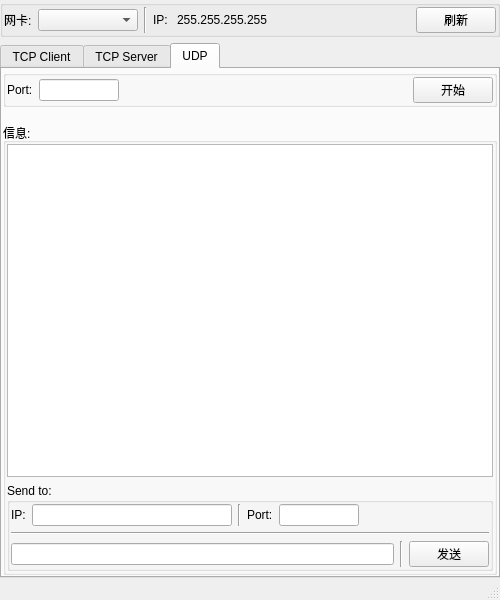
<?xml version="1.0" encoding="UTF-8"?>
<ui version="4.0">
 <class>MainWindow</class>
 <widget class="QMainWindow" name="MainWindow">
  <property name="geometry">
   <rect>
    <x>0</x>
    <y>0</y>
    <width>500</width>
    <height>600</height>
   </rect>
  </property>
  <property name="minimumSize">
   <size>
    <width>500</width>
    <height>500</height>
   </size>
  </property>
  <property name="windowTitle">
   <string>Socket Test</string>
  </property>
  <widget class="QWidget" name="centralWidget">
   <layout class="QVBoxLayout" name="verticalLayout">
    <property name="leftMargin">
     <number>0</number>
    </property>
    <property name="topMargin">
     <number>0</number>
    </property>
    <property name="rightMargin">
     <number>0</number>
    </property>
    <property name="bottomMargin">
     <number>0</number>
    </property>
    <item>
     <widget class="QGroupBox" name="groupBox_3">
      <property name="title">
       <string/>
      </property>
      <layout class="QGridLayout" name="gridLayout">
       <property name="leftMargin">
        <number>1</number>
       </property>
       <property name="topMargin">
        <number>1</number>
       </property>
       <property name="rightMargin">
        <number>1</number>
       </property>
       <property name="bottomMargin">
        <number>1</number>
       </property>
       <property name="spacing">
        <number>0</number>
       </property>
       <item row="0" column="0">
        <layout class="QHBoxLayout" name="horizontalLayout_5">
         <item>
          <widget class="QLabel" name="label_5">
           <property name="text">
            <string>网卡:</string>
           </property>
          </widget>
         </item>
         <item>
          <widget class="QComboBox" name="comboBox_Interface">
           <property name="sizePolicy">
            <sizepolicy hsizetype="Preferred" vsizetype="Fixed">
             <horstretch>0</horstretch>
             <verstretch>0</verstretch>
            </sizepolicy>
           </property>
           <property name="minimumSize">
            <size>
             <width>100</width>
             <height>0</height>
            </size>
           </property>
           <property name="maximumSize">
            <size>
             <width>200</width>
             <height>16777215</height>
            </size>
           </property>
          </widget>
         </item>
         <item>
          <widget class="Line" name="line">
           <property name="orientation">
            <enum>Qt::Vertical</enum>
           </property>
          </widget>
         </item>
         <item>
          <widget class="QLabel" name="label_2">
           <property name="text">
            <string>IP: </string>
           </property>
          </widget>
         </item>
         <item>
          <widget class="QLabel" name="label_LocalIP">
           <property name="text">
            <string>255.255.255.255</string>
           </property>
          </widget>
         </item>
         <item>
          <spacer name="horizontalSpacer_5">
           <property name="orientation">
            <enum>Qt::Horizontal</enum>
           </property>
           <property name="sizeHint" stdset="0">
            <size>
             <width>40</width>
             <height>20</height>
            </size>
           </property>
          </spacer>
         </item>
         <item>
          <widget class="QPushButton" name="button_Refresh">
           <property name="text">
            <string>刷新</string>
           </property>
          </widget>
         </item>
        </layout>
       </item>
      </layout>
     </widget>
    </item>
    <item>
     <widget class="QTabWidget" name="tabWidget">
      <property name="tabShape">
       <enum>QTabWidget::Rounded</enum>
      </property>
      <property name="currentIndex">
       <number>2</number>
      </property>
      <widget class="QWidget" name="tab_tcpClient">
       <attribute name="title">
        <string>TCP Client</string>
       </attribute>
       <layout class="QVBoxLayout" name="verticalLayout_5">
        <property name="leftMargin">
         <number>1</number>
        </property>
        <property name="topMargin">
         <number>1</number>
        </property>
        <property name="rightMargin">
         <number>1</number>
        </property>
        <property name="bottomMargin">
         <number>1</number>
        </property>
        <item>
         <widget class="QGroupBox" name="groupBox_4">
          <property name="title">
           <string/>
          </property>
          <layout class="QVBoxLayout" name="verticalLayout_6">
           <property name="spacing">
            <number>1</number>
           </property>
           <property name="leftMargin">
            <number>1</number>
           </property>
           <property name="topMargin">
            <number>1</number>
           </property>
           <property name="rightMargin">
            <number>1</number>
           </property>
           <property name="bottomMargin">
            <number>1</number>
           </property>
           <item>
            <layout class="QHBoxLayout" name="horizontalLayout_7">
             <item>
              <widget class="QLabel" name="label_targetIP">
               <property name="sizePolicy">
                <sizepolicy hsizetype="Preferred" vsizetype="Preferred">
                 <horstretch>0</horstretch>
                 <verstretch>0</verstretch>
                </sizepolicy>
               </property>
               <property name="minimumSize">
                <size>
                 <width>0</width>
                 <height>0</height>
                </size>
               </property>
               <property name="baseSize">
                <size>
                 <width>0</width>
                 <height>0</height>
                </size>
               </property>
               <property name="text">
                <string>IP:</string>
               </property>
              </widget>
             </item>
             <item>
              <widget class="QLineEdit" name="lineEdit_TcpClientTargetIP">
               <property name="minimumSize">
                <size>
                 <width>150</width>
                 <height>0</height>
                </size>
               </property>
               <property name="maximumSize">
                <size>
                 <width>200</width>
                 <height>16777215</height>
                </size>
               </property>
              </widget>
             </item>
             <item>
              <widget class="Line" name="line_4">
               <property name="orientation">
                <enum>Qt::Vertical</enum>
               </property>
              </widget>
             </item>
             <item>
              <widget class="QLabel" name="label_targetPort">
               <property name="sizePolicy">
                <sizepolicy hsizetype="Preferred" vsizetype="Preferred">
                 <horstretch>0</horstretch>
                 <verstretch>0</verstretch>
                </sizepolicy>
               </property>
               <property name="minimumSize">
                <size>
                 <width>0</width>
                 <height>0</height>
                </size>
               </property>
               <property name="text">
                <string>Port:</string>
               </property>
              </widget>
             </item>
             <item>
              <widget class="QLineEdit" name="lineEdit_TcpClientTargetPort">
               <property name="minimumSize">
                <size>
                 <width>80</width>
                 <height>0</height>
                </size>
               </property>
               <property name="maximumSize">
                <size>
                 <width>80</width>
                 <height>16777215</height>
                </size>
               </property>
              </widget>
             </item>
             <item>
              <spacer name="horizontalSpacer">
               <property name="orientation">
                <enum>Qt::Horizontal</enum>
               </property>
               <property name="sizeHint" stdset="0">
                <size>
                 <width>40</width>
                 <height>20</height>
                </size>
               </property>
              </spacer>
             </item>
             <item>
              <widget class="QPushButton" name="button_TcpClient">
               <property name="text">
                <string>连接</string>
               </property>
              </widget>
             </item>
            </layout>
           </item>
          </layout>
         </widget>
        </item>
        <item>
         <spacer name="verticalSpacer_4">
          <property name="orientation">
           <enum>Qt::Vertical</enum>
          </property>
          <property name="sizeType">
           <enum>QSizePolicy::Fixed</enum>
          </property>
          <property name="sizeHint" stdset="0">
           <size>
            <width>20</width>
            <height>10</height>
           </size>
          </property>
         </spacer>
        </item>
        <item>
         <widget class="QGroupBox" name="groupBox_2">
          <property name="title">
           <string>信息:</string>
          </property>
          <layout class="QVBoxLayout" name="verticalLayout_4">
           <property name="leftMargin">
            <number>1</number>
           </property>
           <property name="topMargin">
            <number>1</number>
           </property>
           <property name="rightMargin">
            <number>1</number>
           </property>
           <property name="bottomMargin">
            <number>1</number>
           </property>
           <item>
            <widget class="QTextBrowser" name="textBrowser_TcpClientMessage"/>
           </item>
           <item>
            <layout class="QHBoxLayout" name="horizontalLayout">
             <item>
              <widget class="QLineEdit" name="lineEdit_TcpClientSend"/>
             </item>
             <item>
              <widget class="Line" name="line_5">
               <property name="orientation">
                <enum>Qt::Vertical</enum>
               </property>
              </widget>
             </item>
             <item>
              <widget class="QPushButton" name="button_TcpClientSend">
               <property name="text">
                <string>发送</string>
               </property>
              </widget>
             </item>
            </layout>
           </item>
          </layout>
         </widget>
        </item>
       </layout>
      </widget>
      <widget class="QWidget" name="tab_tcpServer">
       <attribute name="title">
        <string>TCP Server</string>
       </attribute>
       <layout class="QVBoxLayout" name="verticalLayout_7">
        <property name="leftMargin">
         <number>1</number>
        </property>
        <property name="topMargin">
         <number>1</number>
        </property>
        <property name="rightMargin">
         <number>1</number>
        </property>
        <property name="bottomMargin">
         <number>1</number>
        </property>
        <item>
         <widget class="QGroupBox" name="groupBox">
          <property name="title">
           <string/>
          </property>
          <layout class="QVBoxLayout" name="verticalLayout_3">
           <property name="leftMargin">
            <number>1</number>
           </property>
           <property name="topMargin">
            <number>1</number>
           </property>
           <property name="rightMargin">
            <number>1</number>
           </property>
           <property name="bottomMargin">
            <number>1</number>
           </property>
           <item>
            <layout class="QHBoxLayout" name="horizontalLayout_3">
             <item>
              <widget class="QLabel" name="label_listenPort">
               <property name="sizePolicy">
                <sizepolicy hsizetype="Preferred" vsizetype="Preferred">
                 <horstretch>0</horstretch>
                 <verstretch>0</verstretch>
                </sizepolicy>
               </property>
               <property name="minimumSize">
                <size>
                 <width>0</width>
                 <height>0</height>
                </size>
               </property>
               <property name="text">
                <string>Port:</string>
               </property>
              </widget>
             </item>
             <item>
              <widget class="QLineEdit" name="lineEdit_TcpServerListenPort">
               <property name="minimumSize">
                <size>
                 <width>80</width>
                 <height>0</height>
                </size>
               </property>
               <property name="maximumSize">
                <size>
                 <width>80</width>
                 <height>16777215</height>
                </size>
               </property>
              </widget>
             </item>
             <item>
              <spacer name="horizontalSpacer_2">
               <property name="orientation">
                <enum>Qt::Horizontal</enum>
               </property>
               <property name="sizeHint" stdset="0">
                <size>
                 <width>40</width>
                 <height>20</height>
                </size>
               </property>
              </spacer>
             </item>
             <item>
              <widget class="QPushButton" name="button_TcpServer">
               <property name="text">
                <string>开始</string>
               </property>
              </widget>
             </item>
            </layout>
           </item>
          </layout>
         </widget>
        </item>
        <item>
         <spacer name="verticalSpacer">
          <property name="orientation">
           <enum>Qt::Vertical</enum>
          </property>
          <property name="sizeType">
           <enum>QSizePolicy::Fixed</enum>
          </property>
          <property name="sizeHint" stdset="0">
           <size>
            <width>20</width>
            <height>10</height>
           </size>
          </property>
         </spacer>
        </item>
        <item>
         <widget class="QGroupBox" name="groupBox_5">
          <property name="title">
           <string>信息:</string>
          </property>
          <layout class="QVBoxLayout" name="verticalLayout_8">
           <property name="leftMargin">
            <number>1</number>
           </property>
           <property name="topMargin">
            <number>1</number>
           </property>
           <property name="rightMargin">
            <number>1</number>
           </property>
           <property name="bottomMargin">
            <number>1</number>
           </property>
           <item>
            <widget class="QTextBrowser" name="textBrowser_TcpServerMessage"/>
           </item>
           <item>
            <layout class="QHBoxLayout" name="horizontalLayout_2">
             <item>
              <widget class="QLineEdit" name="lineEdit_TcpServerSend"/>
             </item>
             <item>
              <widget class="Line" name="line_7">
               <property name="orientation">
                <enum>Qt::Vertical</enum>
               </property>
              </widget>
             </item>
             <item>
              <widget class="QPushButton" name="button_TcpServerSend">
               <property name="text">
                <string>发送</string>
               </property>
              </widget>
             </item>
            </layout>
           </item>
          </layout>
         </widget>
        </item>
       </layout>
      </widget>
      <widget class="QWidget" name="tab_udp">
       <attribute name="title">
        <string>UDP</string>
       </attribute>
       <layout class="QVBoxLayout" name="verticalLayout_9">
        <property name="leftMargin">
         <number>1</number>
        </property>
        <property name="topMargin">
         <number>1</number>
        </property>
        <property name="rightMargin">
         <number>1</number>
        </property>
        <property name="bottomMargin">
         <number>1</number>
        </property>
        <item>
         <widget class="QGroupBox" name="groupBox_6">
          <property name="title">
           <string/>
          </property>
          <layout class="QVBoxLayout" name="verticalLayout_10">
           <property name="leftMargin">
            <number>1</number>
           </property>
           <property name="topMargin">
            <number>1</number>
           </property>
           <property name="rightMargin">
            <number>1</number>
           </property>
           <property name="bottomMargin">
            <number>1</number>
           </property>
           <item>
            <layout class="QHBoxLayout" name="horizontalLayout_4">
             <item>
              <widget class="QLabel" name="label_3">
               <property name="text">
                <string>Port:</string>
               </property>
              </widget>
             </item>
             <item>
              <widget class="QLineEdit" name="lineEdit_UdpListenPort">
               <property name="sizePolicy">
                <sizepolicy hsizetype="Preferred" vsizetype="Fixed">
                 <horstretch>0</horstretch>
                 <verstretch>0</verstretch>
                </sizepolicy>
               </property>
               <property name="minimumSize">
                <size>
                 <width>80</width>
                 <height>0</height>
                </size>
               </property>
               <property name="maximumSize">
                <size>
                 <width>80</width>
                 <height>16777215</height>
                </size>
               </property>
              </widget>
             </item>
             <item>
              <spacer name="horizontalSpacer_3">
               <property name="orientation">
                <enum>Qt::Horizontal</enum>
               </property>
               <property name="sizeHint" stdset="0">
                <size>
                 <width>40</width>
                 <height>20</height>
                </size>
               </property>
              </spacer>
             </item>
             <item>
              <widget class="QPushButton" name="button_Udp">
               <property name="text">
                <string>开始</string>
               </property>
              </widget>
             </item>
            </layout>
           </item>
          </layout>
         </widget>
        </item>
        <item>
         <spacer name="verticalSpacer_5">
          <property name="orientation">
           <enum>Qt::Vertical</enum>
          </property>
          <property name="sizeType">
           <enum>QSizePolicy::Fixed</enum>
          </property>
          <property name="sizeHint" stdset="0">
           <size>
            <width>20</width>
            <height>10</height>
           </size>
          </property>
         </spacer>
        </item>
        <item>
         <widget class="QGroupBox" name="groupBox_8">
          <property name="title">
           <string>信息:</string>
          </property>
          <layout class="QVBoxLayout" name="verticalLayout_11">
           <property name="leftMargin">
            <number>1</number>
           </property>
           <property name="topMargin">
            <number>1</number>
           </property>
           <property name="rightMargin">
            <number>1</number>
           </property>
           <property name="bottomMargin">
            <number>1</number>
           </property>
           <item>
            <widget class="QTextBrowser" name="textBrowser_UdpMessage"/>
           </item>
           <item>
            <widget class="QGroupBox" name="groupBox_7">
             <property name="title">
              <string>Send to:</string>
             </property>
             <layout class="QVBoxLayout" name="verticalLayout_12">
              <property name="leftMargin">
               <number>1</number>
              </property>
              <property name="topMargin">
               <number>1</number>
              </property>
              <property name="rightMargin">
               <number>1</number>
              </property>
              <property name="bottomMargin">
               <number>1</number>
              </property>
              <item>
               <layout class="QHBoxLayout" name="horizontalLayout_8">
                <item>
                 <widget class="QLabel" name="label">
                  <property name="text">
                   <string>IP:</string>
                  </property>
                 </widget>
                </item>
                <item>
                 <widget class="QLineEdit" name="lineEdit_UdpTargetIP">
                  <property name="sizePolicy">
                   <sizepolicy hsizetype="Preferred" vsizetype="Fixed">
                    <horstretch>0</horstretch>
                    <verstretch>0</verstretch>
                   </sizepolicy>
                  </property>
                  <property name="minimumSize">
                   <size>
                    <width>200</width>
                    <height>0</height>
                   </size>
                  </property>
                  <property name="maximumSize">
                   <size>
                    <width>200</width>
                    <height>16777215</height>
                   </size>
                  </property>
                 </widget>
                </item>
                <item>
                 <widget class="Line" name="line_2">
                  <property name="orientation">
                   <enum>Qt::Vertical</enum>
                  </property>
                 </widget>
                </item>
                <item>
                 <widget class="QLabel" name="label_4">
                  <property name="text">
                   <string>Port:</string>
                  </property>
                 </widget>
                </item>
                <item>
                 <widget class="QLineEdit" name="lineEdit_UdpTargetPort">
                  <property name="enabled">
                   <bool>true</bool>
                  </property>
                  <property name="sizePolicy">
                   <sizepolicy hsizetype="Preferred" vsizetype="Fixed">
                    <horstretch>0</horstretch>
                    <verstretch>0</verstretch>
                   </sizepolicy>
                  </property>
                  <property name="minimumSize">
                   <size>
                    <width>80</width>
                    <height>0</height>
                   </size>
                  </property>
                  <property name="maximumSize">
                   <size>
                    <width>80</width>
                    <height>16777215</height>
                   </size>
                  </property>
                  <property name="baseSize">
                   <size>
                    <width>0</width>
                    <height>0</height>
                   </size>
                  </property>
                 </widget>
                </item>
                <item>
                 <spacer name="horizontalSpacer_4">
                  <property name="orientation">
                   <enum>Qt::Horizontal</enum>
                  </property>
                  <property name="sizeHint" stdset="0">
                   <size>
                    <width>40</width>
                    <height>20</height>
                   </size>
                  </property>
                 </spacer>
                </item>
               </layout>
              </item>
              <item>
               <widget class="Line" name="line_3">
                <property name="orientation">
                 <enum>Qt::Horizontal</enum>
                </property>
               </widget>
              </item>
              <item>
               <layout class="QHBoxLayout" name="horizontalLayout_6">
                <item>
                 <widget class="QLineEdit" name="lineEdit_UdpSend"/>
                </item>
                <item>
                 <widget class="Line" name="line_8">
                  <property name="orientation">
                   <enum>Qt::Vertical</enum>
                  </property>
                 </widget>
                </item>
                <item>
                 <widget class="QPushButton" name="button_UdpSend">
                  <property name="text">
                   <string>发送</string>
                  </property>
                 </widget>
                </item>
               </layout>
              </item>
             </layout>
            </widget>
           </item>
          </layout>
         </widget>
        </item>
       </layout>
      </widget>
     </widget>
    </item>
   </layout>
  </widget>
  <widget class="QMenuBar" name="menuBar">
   <property name="geometry">
    <rect>
     <x>0</x>
     <y>0</y>
     <width>500</width>
     <height>17</height>
    </rect>
   </property>
  </widget>
  <widget class="QStatusBar" name="statusBar"/>
 </widget>
 <layoutdefault spacing="6" margin="11"/>
 <resources/>
 <connections/>
</ui>
